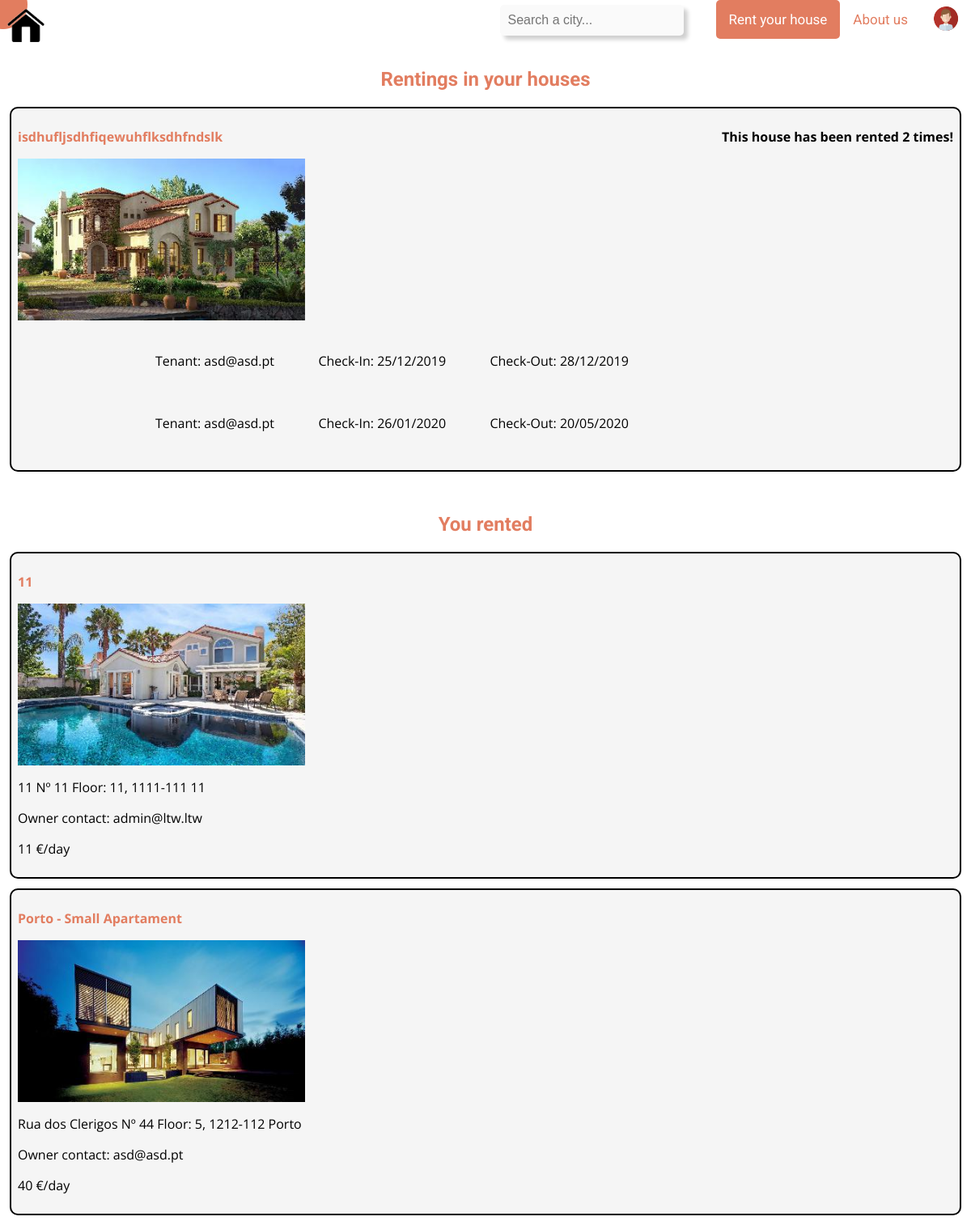
/my_rent_listing.php (signed in), run on an earlier commit of the app's database.
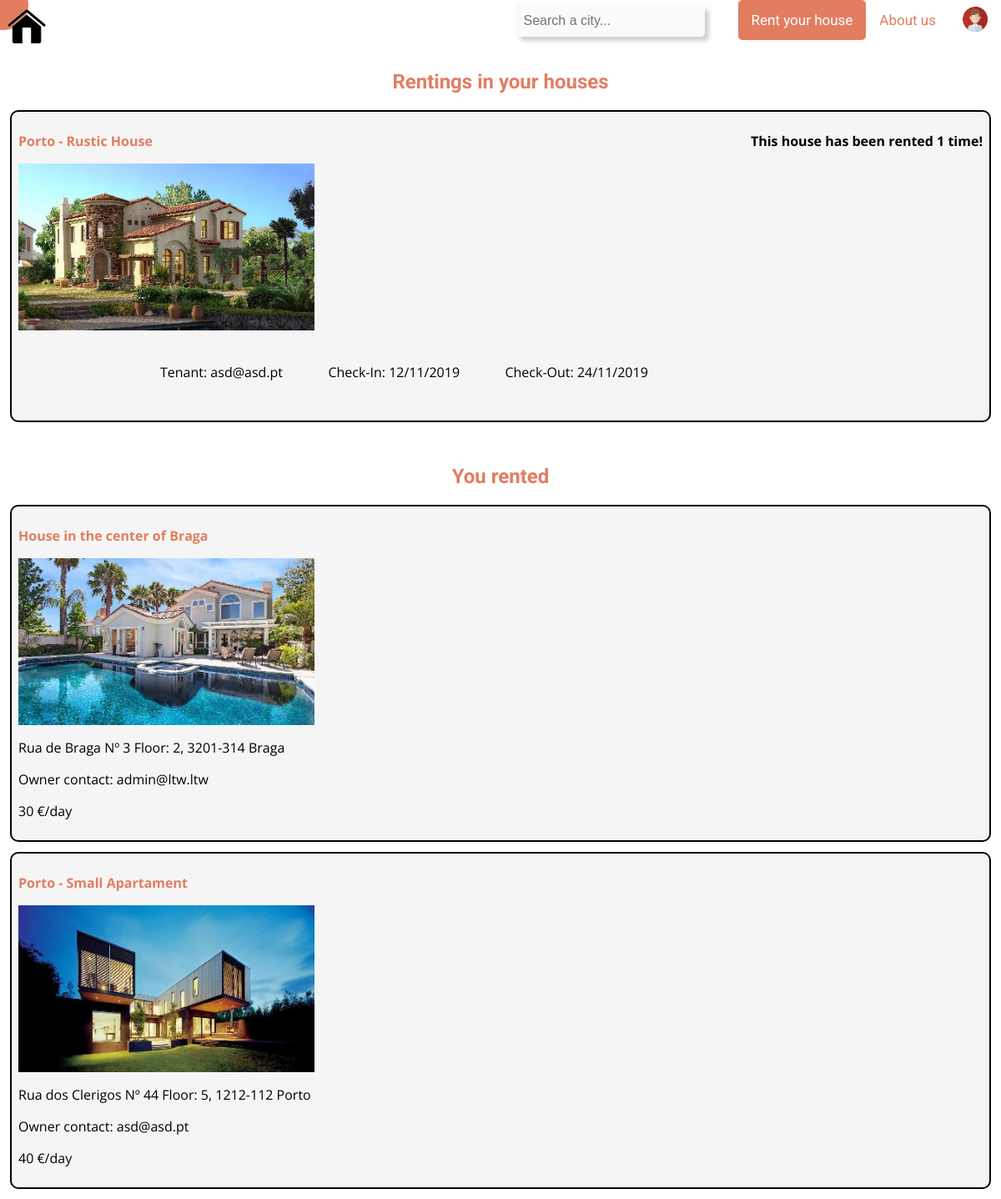
And on a later commit of the database.
### tables this page shows
CREATE TABLE House (
    houseID INTEGER PRIMARY KEY AUTOINCREMENT,
    owner TEXT NOT NULL,
    availability_start DATETIME NOT NULL,
    availability_end DATETIME NOT NULL,

    city TEXT NOT NULL,
    region TEXT NOT NULL,
    country TEXT NOT NULL,
    street TEXT NOT NULL,
    door INTEGER NOT NULL,
    floor TEXT NOT NULL,
    postal_code TEXT NOT NULL,

    title VARCHAR(64) NOT NULL,
    daily_price FLOAT NOT NULL,
    n_beds INTEGER NOT NULL,
    animals BOOLEAN NOT NULL DEFAULT FALSE,
    kitchen BOOLEAN NOT NULL,
    internet BOOLEAN NOT NULL,
    air_con BOOLEAN NOT NULL,
    low_mobility BOOLEAN NOT NULL,
    washing_machine BOOLEAN NOT NULL,
    img_count INTEGER NOT NULL,
    house_description TEXT,
    active BOOLEAN NOT NULL DEFAULT TRUE,

    FOREIGN KEY(owner) REFERENCES User(email),
    CHECK(availability_end > availability_start),
    UNIQUE(city, region, country, street, door, floor, postal_code)
);

CREATE TABLE Rent (
    user TEXT NOT NULL,
    house INTEGER NOT NULL,
    rent_start DATETIME NOT NULL,
    rent_end DATETIME NOT NULL,
    rating INTEGER DEFAULT NULL,
    comments TEXT DEFAULT NULL,
    PRIMARY KEY(house, rent_start),
    FOREIGN KEY(user) REFERENCES User(email),
    FOREIGN KEY(house) REFERENCES House(houseID),
    CHECK(rent_end > rent_start),
    CHECK(rating BETWEEN 1 AND 5 OR rating = NULL)
);

### database/house_q.php (called while the page is built, shortened)
<?php
include_once('connection.php');
function try_get_house_by_id($id) {
    global $db;
    $stmt = $db->prepare('SELECT * FROM House WHERE houseID = ?');
    $stmt->execute(array($id));
    $house_data = $stmt->fetch();
    if ($house_data !== false)
        return $house_data;
    else
        return NULL;
}
function try_get_houses_by_owner_email($email) {
    global $db;
    $stmt = $db->prepare('SELECT * FROM House WHERE owner = ?');
    $stmt->execute(array($email));
    $houses_data = $stmt->fetchAll();
    if ($houses_data !== false)
        return $houses_data;
    else
        return NULL;
}
function try_get_rents_by_user_email($email) {
    global $db;
    $stmt = $db->prepare('SELECT * FROM Rent WHERE user = ?');
    $stmt->execute(array($email));
    $rents_data = $stmt->fetchAll();
    if ($rents_data !== false)
        return $rents_data;
    else
        return NULL;
}
function try_get_rents_by_house($id) {
    global $db;
    $stmt = $db->prepare('SELECT * FROM Rent WHERE house= ?');
    $stmt->execute(array($id));
    $rent_listings = $stmt->fetchAll();
    if ($rent_listings !== false)
        return $rent_listings;
    else
        return NULL;
}
?>

### my_rent_listing.php (the view, shortened to what this page needs)
<?php
	include_once('templates/header.php');
	include_once('templates/navbar.php');
	include_once('database/connection.php');
    include_once('database/house_q.php');
    $email = $_SESSION['email'];
    ?>
    <h2>Rentings in your houses</h2>
    <?php
    $houses = try_get_houses_by_owner_email($email);
    if (!empty($houses)) {
        foreach($houses as $house) {
            $rents = try_get_rents_by_house($house['houseID']);
            $title = $house['title'];
            $id = $house['houseID'];
            $path = "images/houses/h$id/medium/h$id.jpg";
            $count = count($rents);
            if($count > 0){
                ?>
                <article id="house_simple_no_hover">
                    <header id="house_header">
                        <h2><?=$title?></h2>
                        <h3>This house has been rented <?php if ($count == 1) {echo $count; echo " time!";} else {echo $count; echo " times!";} ?></h2>
                    </header>
                    <article>
                        <img src="<?php echo $path?>" width="355" height="200">
                        <?php
                        foreach($rents as $rent) {
                        $tenant = $rent['user'];
                        $checkin = date('d/m/Y', $rent['rent_start']);
                        $checkout = date('d/m/Y', $rent['rent_end']);
                        ?>
                        <div id="rent_info">
                            <p id="tenant">Tenant: <?=$tenant?></p>
                            <p id="checkin">Check-In: <?=$checkin?></p>
                            <p id="checkin">Check-Out: <?=$checkout?></p>
                        </div>
                        <?php
                        }
                        ?>
                        </article>
                </article><?php
            }
        }
    } else {
        ?>
        <h3 class="empty">Your houses have no rentings or you have no houses</h3>
        <?php
    }
    ?>
    <br><h2>You rented</h2>
    <?php
    $rents = try_get_rents_by_user_email($email);
    if (!empty($rents)) {
        foreach($rents as $rent) {
            $id = $rent['house'];
            $house = try_get_house_by_id($id);
            $path = "images/houses/h$id/medium/h$id.jpg";
            ?>
            <div id="house_simple_no_hover">
                <article>
                    <header id="house_header">
                        <h2><?=$house['title']?></h2>
                    </header>
                    <img src=<?php echo $path?> width="355" height="200">
                    <p id="address"><?php printf("%s Nº %s Floor: %s, %s %s\n", $house['street'], $house['door'], $house['floor'], $house['postal_code'], $house['city']); ?></p>
                    <p id="owner">Owner contact: <?=$house['owner']?></p>
                    <p id="price"><?=$house['daily_price']?> €/day</p>
                </article>
            </div>
            <?php
        }
    }else {
        ?>
        <h3 class="empty">Your houses have no rentings or you have no houses</h3>
        <?php
    }
    include_once('templates/footer.php');
?>

### templates/header.php (shortened to what this page needs)
<!DOCTYPE html>
<html lang="pt-PT">
	<head>
		<link href="css/style.css" rel="stylesheet">
        <link href="css/popup.css" rel="stylesheet">
	</head>
	<body>

### templates/navbar.php
<div class="topnav">
	<a class="logo" href="index.php"><img src = "images/logo.png"></a>
	<?php include_once('account_popup.php'); ?>
	<a href="https://github.com/Afoxys/LTW">About us</a>
	<a class="active" href="rent_house.php">Rent your house</a>
    <form action="search_results.php" method="GET">
	    <input type="text" placeholder="Search a city..." name="search_city">
    </form>
</div>

### templates/account_popup.php
<?php
    if(isset($_SESSION['email'])){
        include_once('logged_popup.php');
    }
    else{
        include_once('login_popup.php');
    }
?>

### templates/logged_popup.php (shortened to what this page needs)
<button id="account-button"><img src="images/profile.png"></button>

### templates/footer.php
	</body>
</html>

### css/style.css (style rules this page uses)
body { background-color: #ffffff; margin: 0em; font-family: 'Open Sans', sans-serif; }
.topnav { overflow: auto; }
.topnav a { float: right; display: block; color: #e27d60; text-align: center; padding: 14px 16px; text-decoration: none; font-size: 17px; border-radius: 5px; }
.topnav a.logo { float: left; margin: 0em; padding: 0em; top: 0em; }
.topnav a.active { background-color: #e27d60; color: white; }
.topnav input[type=text] { background-color: #fafafa; box-shadow: 5px 5px 5px 0px #00000030; float: right; padding: 10px; border: none; margin-top: 6px; margin-right: 40px; font-size: 1em; border-radius: 5px; }
#registerform h1, h2 ,#signup-container h1, h2 { text-align: center; color:#e27d60; }
label, input { display: inline-block; }
#rent_info { width: 60%; margin: 2% 10%; }

### css/popup.css (style rules this page uses)
body { font-family: 'Open Sans', sans-serif; }
* { box-sizing: border-box; }
#account-button { float: right; display: block; color: #e27d60; text-align: center; padding: 14px 16px; text-decoration: none; font-size: 17px; font-weight: normal; border-radius: 5px; background-color: transparent; border:none; }

### my_rent_listing.php (style rules this page uses)
#house_simple_no_hover { font-family: 'Open Sans', sans-serif; margin: 1%; width: 98%; padding: 0.5em; background: #f5f5f5; border-radius: 10px; border-style: solid; border-width: 2px; border-color: black; }
#house_header { display: flex; flex-direction: row; justify-content: space-between; font-size: 1em; font-weight: bold; margin: 0em 0em; }
#house_header h2, #house_header h3 { font-size: 1em; font-weight: bold; margin: 1em 0em; }
#rent_info { flex-grow: 2; display: flex; flex-direction: row; justify-content: space-evenly; }

### templates/logged_popup.php (style rules this page uses)
body { font-family: 'Roboto', sans-serif; }
* { box-sizing: border-box; }
#account-button { padding: 7.75px 16px; font-size: 17px; font-weight: normal; }
#account-button img { pointer-events:none; }

What changed in the data, as far as the page shows it:
removed rent: user "asd@asd.pt", rent_start "25/12/2019", rent_end "28/12/2019"
removed rent: user "asd@asd.pt", rent_start "26/01/2020", rent_end "20/05/2020"
changed house: title "isdhufljsdhfiqewuhflksdhfndslk" → "Porto - Rustic House"; count "2" → "1"; text "times!" → "time!"
added rent: user "asd@asd.pt", rent_start "12/11/2019", rent_end "24/11/2019"
changed through a linked row, rent "admin@ltw.ltw": house.title "11" → "House in the center of Braga"; house.street "11" → "Rua de Braga"; house.door "11" → "3"; house.floor "11" → "2"; house.postal_code "1111-111" → "3201-314"; house.city "11" → "Braga"; house.daily_price "11" → "30"
